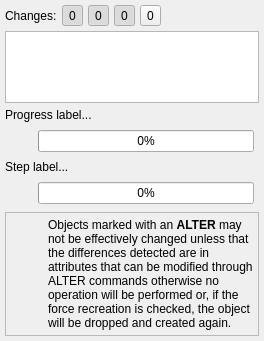
         <widget class="QWidget" name="tab_2">
          <attribute name="icon">
           <iconset resource="../../res/resources.qrc">
            <normaloff>:/icons/icons/outputpane.png</normaloff>:/icons/icons/outputpane.png</iconset>
          </attribute>
          <attribute name="title">
           <string>Output</string>
          </attribute>
          <layout class="QGridLayout" name="gridLayout_9">
           <property name="leftMargin">
            <number>5</number>
           </property>
           <property name="topMargin">
            <number>5</number>
           </property>
           <property name="rightMargin">
            <number>5</number>
           </property>
           <property name="bottomMargin">
            <number>5</number>
           </property>
           <property name="spacing">
            <number>5</number>
           </property>
           <item row="1" column="0" colspan="4">
            <widget class="QTreeWidget" name="output_trw">
             <property name="sizePolicy">
              <sizepolicy hsizetype="Expanding" vsizetype="Expanding">
               <horstretch>0</horstretch>
               <verstretch>0</verstretch>
              </sizepolicy>
             </property>
             <property name="horizontalScrollBarPolicy">
              <enum>Qt::ScrollBarPolicy::ScrollBarAsNeeded</enum>
             </property>
             <property name="sizeAdjustPolicy">
              <enum>QAbstractScrollArea::SizeAdjustPolicy::AdjustToContents</enum>
             </property>
             <property name="editTriggers">
              <set>QAbstractItemView::EditTrigger::DoubleClicked|QAbstractItemView::EditTrigger::EditKeyPressed</set>
             </property>
             <property name="alternatingRowColors">
              <bool>true</bool>
             </property>
             <property name="selectionMode">
              <enum>QAbstractItemView::SelectionMode::SingleSelection</enum>
             </property>
             <property name="iconSize">
              <size>
               <width>22</width>
               <height>22</height>
              </size>
             </property>
             <property name="indentation">
              <number>20</number>
             </property>
             <property name="uniformRowHeights">
              <bool>false</bool>
             </property>
             <property name="wordWrap">
              <bool>false</bool>
             </property>
             <attribute name="headerVisible">
              <bool>false</bool>
             </attribute>
             <attribute name="headerCascadingSectionResizes">
              <bool>true</bool>
             </attribute>
             <attribute name="headerMinimumSectionSize">
              <number>25</number>
             </attribute>
             <attribute name="headerDefaultSectionSize">
              <number>100</number>
             </attribute>
             <attribute name="headerStretchLastSection">
              <bool>true</bool>
             </attribute>
             <column>
              <property name="text">
               <string/>
              </property>
             </column>
            </widget>
           </item>
           <item row="0" column="0">
            <widget class="QLabel" name="label_6">
             <property name="sizePolicy">
              <sizepolicy hsizetype="Fixed" vsizetype="Preferred">
               <horstretch>0</horstretch>
               <verstretch>0</verstretch>
              </sizepolicy>
             </property>
             <property name="text">
              <string>Changes:</string>
             </property>
            </widget>
           </item>
           <item row="2" column="0" colspan="4">
            <widget class="QWidget" name="progress_parent_wgt" native="true">
             <property name="sizePolicy">
              <sizepolicy hsizetype="Preferred" vsizetype="Preferred">
               <horstretch>0</horstretch>
               <verstretch>0</verstretch>
              </sizepolicy>
             </property>
             <property name="minimumSize">
              <size>
               <width>0</width>
               <height>0</height>
              </size>
             </property>
             <layout class="QGridLayout" name="gridLayout_3">
              <property name="leftMargin">
               <number>0</number>
              </property>
              <property name="topMargin">
               <number>0</number>
              </property>
              <property name="rightMargin">
               <number>0</number>
              </property>
              <property name="bottomMargin">
               <number>0</number>
              </property>
              <property name="spacing">
               <number>5</number>
              </property>
              <item row="3" column="0">
               <widget class="QLabel" name="step_ico_lbl">
                <property name="sizePolicy">
                 <sizepolicy hsizetype="Fixed" vsizetype="Fixed">
                  <horstretch>0</horstretch>
                  <verstretch>0</verstretch>
                 </sizepolicy>
                </property>
                <property name="minimumSize">
                 <size>
                  <width>28</width>
                  <height>28</height>
                 </size>
                </property>
                <property name="maximumSize">
                 <size>
                  <width>28</width>
                  <height>28</height>
                 </size>
                </property>
                <property name="text">
                 <string/>
                </property>
                <property name="scaledContents">
                 <bool>true</bool>
                </property>
               </widget>
              </item>
              <item row="3" column="1">
               <widget class="QProgressBar" name="step_pb">
                <property name="value">
                 <number>0</number>
                </property>
               </widget>
              </item>
              <item row="1" column="1">
               <widget class="QProgressBar" name="progress_pb">
                <property name="value">
                 <number>0</number>
                </property>
               </widget>
              </item>
              <item row="1" column="0">
               <widget class="QLabel" name="progress_ico_lbl">
                <property name="sizePolicy">
                 <sizepolicy hsizetype="Fixed" vsizetype="Fixed">
                  <horstretch>0</horstretch>
                  <verstretch>0</verstretch>
                 </sizepolicy>
                </property>
                <property name="minimumSize">
                 <size>
                  <width>28</width>
                  <height>28</height>
                 </size>
                </property>
                <property name="maximumSize">
                 <size>
                  <width>28</width>
                  <height>28</height>
                 </size>
                </property>
                <property name="text">
                 <string/>
                </property>
                <property name="scaledContents">
                 <bool>true</bool>
                </property>
               </widget>
              </item>
              <item row="0" column="0" colspan="3">
               <widget class="QLabel" name="progress_lbl">
                <property name="sizePolicy">
                 <sizepolicy hsizetype="Preferred" vsizetype="Fixed">
                  <horstretch>0</horstretch>
                  <verstretch>0</verstretch>
                 </sizepolicy>
                </property>
                <property name="text">
                 <string>Progress label...</string>
                </property>
               </widget>
              </item>
              <item row="2" column="0" colspan="3">
               <widget class="QLabel" name="step_lbl">
                <property name="sizePolicy">
                 <sizepolicy hsizetype="Preferred" vsizetype="Fixed">
                  <horstretch>0</horstretch>
                  <verstretch>0</verstretch>
                 </sizepolicy>
                </property>
                <property name="text">
                 <string>Step label...</string>
                </property>
               </widget>
              </item>
             </layout>
            </widget>
           </item>
           <item row="3" column="0" colspan="4">
            <widget class="QFrame" name="diff_wgt_alert_frm">
             <property name="sizePolicy">
              <sizepolicy hsizetype="Preferred" vsizetype="Fixed">
               <horstretch>0</horstretch>
               <verstretch>0</verstretch>
              </sizepolicy>
             </property>
             <property name="minimumSize">
              <size>
               <width>0</width>
               <height>48</height>
              </size>
             </property>
             <property name="frameShape">
              <enum>QFrame::Shape::StyledPanel</enum>
             </property>
             <property name="frameShadow">
              <enum>QFrame::Shadow::Raised</enum>
             </property>
             <layout class="QGridLayout" name="gridLayout_4">
              <property name="leftMargin">
               <number>5</number>
              </property>
              <property name="topMargin">
               <number>5</number>
              </property>
              <property name="rightMargin">
               <number>5</number>
              </property>
              <property name="bottomMargin">
               <number>5</number>
              </property>
              <property name="spacing">
               <number>5</number>
              </property>
              <item row="0" column="0">
               <widget class="QLabel" name="icon_lbl">
                <property name="minimumSize">
                 <size>
                  <width>32</width>
                  <height>32</height>
                 </size>
                </property>
                <property name="maximumSize">
                 <size>
                  <width>24</width>
                  <height>24</height>
                 </size>
                </property>
                <property name="text">
                 <string/>
                </property>
                <property name="textFormat">
                 <enum>Qt::TextFormat::AutoText</enum>
                </property>
                <property name="pixmap">
                 <pixmap resource="../../res/resources.qrc">:/icons/icons/alert.png</pixmap>
                </property>
                <property name="scaledContents">
                 <bool>true</bool>
                </property>
               </widget>
              </item>
              <item row="0" column="1">
               <widget class="QLabel" name="message_lbl">
                <property name="font">
                 <font>
                  <italic>false</italic>
                  <bold>false</bold>
                  <underline>false</underline>
                  <strikeout>false</strikeout>
                  <kerning>true</kerning>
                 </font>
                </property>
                <property name="text">
                 <string>&lt;html&gt;&lt;head/&gt;&lt;body&gt;&lt;p&gt;Objects marked with an &lt;span style=&quot; font-weight:600;&quot;&gt;ALTER&lt;/span&gt; may not be effectively changed unless that the differences detected are in attributes that can be modified through ALTER commands otherwise no operation will be performed or, if the force recreation is checked, the object will be dropped and created again.&lt;/p&gt;&lt;/body&gt;&lt;/html&gt;</string>
                </property>
                <property name="wordWrap">
                 <bool>true</bool>
                </property>
               </widget>
              </item>
             </layout>
            </widget>
           </item>
           <item row="0" column="1" colspan="3">
            <widget class="QWidget" name="buttons_wgt" native="true">
             <property name="sizePolicy">
              <sizepolicy hsizetype="Expanding" vsizetype="Preferred">
               <horstretch>0</horstretch>
               <verstretch>0</verstretch>
              </sizepolicy>
             </property>
             <property name="minimumSize">
              <size>
               <width>0</width>
               <height>0</height>
              </size>
             </property>
             <layout class="QHBoxLayout" name="horizontalLayout_19">
              <property name="spacing">
               <number>5</number>
              </property>
              <property name="leftMargin">
               <number>0</number>
              </property>
              <property name="topMargin">
               <number>0</number>
              </property>
              <property name="rightMargin">
               <number>0</number>
              </property>
              <property name="bottomMargin">
               <number>0</number>
              </property>
              <item>
               <widget class="QToolButton" name="create_tb">
                <property name="sizePolicy">
                 <sizepolicy hsizetype="Preferred" vsizetype="Preferred">
                  <horstretch>0</horstretch>
                  <verstretch>0</verstretch>
                 </sizepolicy>
                </property>
                <property name="toolTip">
                 <string>Objects to be created</string>
                </property>
                <property name="text">
                 <string>0</string>
                </property>
                <property name="icon">
                 <iconset resource="../../res/resources.qrc">
                  <normaloff>:/icons/icons/created.png</normaloff>:/icons/icons/created.png</iconset>
                </property>
                <property name="iconSize">
                 <size>
                  <width>25</width>
                  <height>25</height>
                 </size>
                </property>
                <property name="checkable">
                 <bool>true</bool>
                </property>
                <property name="checked">
                 <bool>true</bool>
                </property>
                <property name="toolButtonStyle">
                 <enum>Qt::ToolButtonStyle::ToolButtonTextBesideIcon</enum>
                </property>
               </widget>
              </item>
              <item>
               <widget class="QToolButton" name="drop_tb">
                <property name="sizePolicy">
                 <sizepolicy hsizetype="Preferred" vsizetype="Preferred">
                  <horstretch>0</horstretch>
                  <verstretch>0</verstretch>
                 </sizepolicy>
                </property>
                <property name="toolTip">
                 <string>Objects to be dropped</string>
                </property>
                <property name="text">
                 <string>0</string>
                </property>
                <property name="icon">
                 <iconset resource="../../res/resources.qrc">
                  <normaloff>:/icons/icons/removed.png</normaloff>:/icons/icons/removed.png</iconset>
                </property>
                <property name="iconSize">
                 <size>
                  <width>25</width>
                  <height>25</height>
                 </size>
                </property>
                <property name="checkable">
                 <bool>true</bool>
                </property>
                <property name="checked">
                 <bool>true</bool>
                </property>
                <property name="toolButtonStyle">
                 <enum>Qt::ToolButtonStyle::ToolButtonTextBesideIcon</enum>
                </property>
               </widget>
              </item>
              <item>
               <widget class="QToolButton" name="alter_tb">
                <property name="sizePolicy">
                 <sizepolicy hsizetype="Preferred" vsizetype="Preferred">
                  <horstretch>0</horstretch>
                  <verstretch>0</verstretch>
                 </sizepolicy>
                </property>
                <property name="toolTip">
                 <string>Possible objects to be changed</string>
                </property>
                <property name="text">
                 <string>0</string>
                </property>
                <property name="icon">
                 <iconset resource="../../res/resources.qrc">
                  <normaloff>:/icons/icons/modified.png</normaloff>:/icons/icons/modified.png</iconset>
                </property>
                <property name="iconSize">
                 <size>
                  <width>25</width>
                  <height>25</height>
                 </size>
                </property>
                <property name="checkable">
                 <bool>true</bool>
                </property>
                <property name="checked">
                 <bool>true</bool>
                </property>
                <property name="toolButtonStyle">
                 <enum>Qt::ToolButtonStyle::ToolButtonTextBesideIcon</enum>
                </property>
               </widget>
              </item>
              <item>
               <widget class="QToolButton" name="ignore_tb">
                <property name="sizePolicy">
                 <sizepolicy hsizetype="Preferred" vsizetype="Preferred">
                  <horstretch>0</horstretch>
                  <verstretch>0</verstretch>
                 </sizepolicy>
                </property>
                <property name="toolTip">
                 <string>Ignored objects (system ones or with sql disabled)</string>
                </property>
                <property name="text">
                 <string>0</string>
                </property>
                <property name="icon">
                 <iconset resource="../../res/resources.qrc">
                  <normaloff>:/icons/icons/ignore.png</normaloff>:/icons/icons/ignore.png</iconset>
                </property>
                <property name="iconSize">
                 <size>
                  <width>25</width>
                  <height>25</height>
                 </size>
                </property>
                <property name="checkable">
                 <bool>true</bool>
                </property>
                <property name="checked">
                 <bool>false</bool>
                </property>
                <property name="toolButtonStyle">
                 <enum>Qt::ToolButtonStyle::ToolButtonTextBesideIcon</enum>
                </property>
               </widget>
              </item>
              <item>
               <spacer name="horizontalSpacer">
                <property name="orientation">
                 <enum>Qt::Orientation::Horizontal</enum>
                </property>
                <property name="sizeHint" stdset="0">
                 <size>
                  <width>40</width>
                  <height>20</height>
                 </size>
                </property>
               </spacer>
              </item>
             </layout>
            </widget>
           </item>
          </layout>
         </widget>
